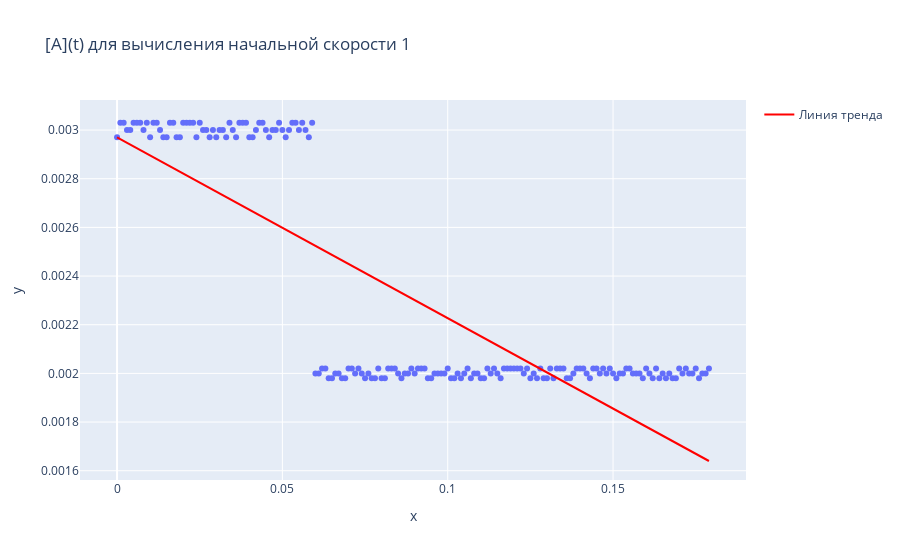

Write notebook code for a chart like this one.
### Code cell
x = data['t.min'].head(180)
y = data['[A]exp'].head(180)
fig = px.scatter(data_frame=data, x=x, y=y, title='[A](t) для вычисления начальной скорости 1')

#Построение линии тренда с фиксированным свободным членом равным начальной концентрации
coeffs = np.polyfit(x, y, deg=1)
coeffs[1] = data['[A]exp'].values[0]
poly_eq = np.poly1d(coeffs)
x_trend = np.linspace(x.min(), x.max(), 100)
y_trend = poly_eq(x_trend)
fig.add_scatter(x=x_trend, y=y_trend, mode='lines', name='Линия тренда', line=dict(color='red'))

y_pred = poly_eq(x) 
r_squared = r2_score(y, y_pred)


print('Коэффициенты уравнения линии тренда: a = ' + str(coeffs[0])+', b = '+str(coeffs[1]))
print('R^2: '+str(r_squared))

fig.show()
r1 = -(coeffs[0])
print('r1 = '+str(r1))
